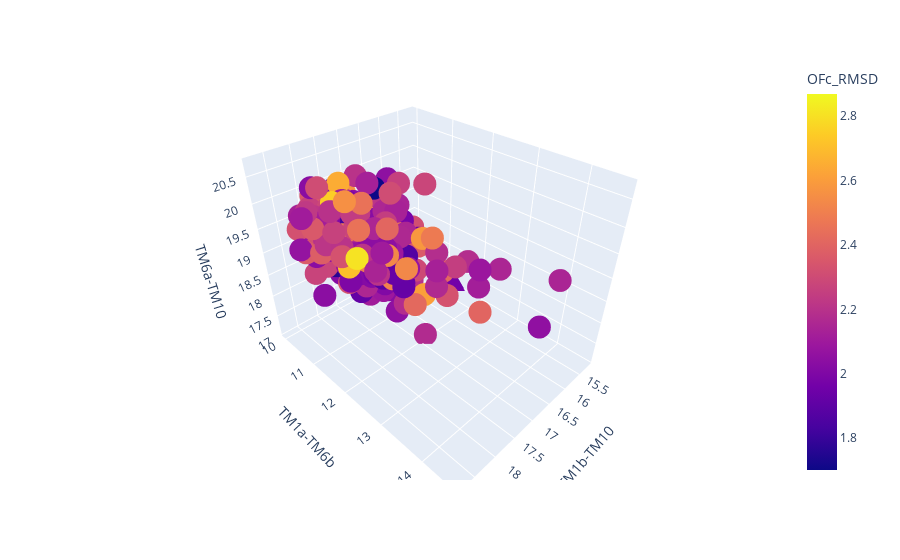

Notebook source saved alongside this figure:
### Code cell
import dash
import dash_core_components as dcc
import dash_html_components as html
from dash.dependencies import Input, Output
import plotly.express as px
app = dash.Dash(__name__)
fig = px.scatter_3d(ser333_disT_data1, 
        x='TM1b-TM10', y='TM1a-TM6b', z='TM6a-TM10',
        color="OFc_RMSD")

fig.show()

### Figure 1 — Plotly figure (JSON) as saved in the notebook; plotly's stock layout.template omitted (floating-point values rounded to 4 significant figures; data arrays with more than 128 entries replaced by an {"elided": "..."} marker saying what was removed)
{"data": [{"hovertemplate": "TM1b-TM10=%{x}<br>TM1a-TM6b=%{y}<br>TM6a-TM10=%{z}<br>OFc_RMSD=%{marker.color}<extra></extra>", "legendgroup": "", "marker": {"color": {"elided": "581 float values"}, "coloraxis": "coloraxis", "symbol": "circle"}, "mode": "markers", "name": "", "scene": "scene", "showlegend": false, "type": "scatter3d", "x": {"elided": "581 float values"}, "y": {"elided": "581 float values"}, "z": {"elided": "581 float values"}}], "layout": {"coloraxis": {"colorbar": {"title": {"text": "OFc_RMSD"}}, "colorscale": [[0, "#0d0887"], [0.1111, "#46039f"], [0.2222, "#7201a8"], [0.3333, "#9c179e"], [0.4444, "#bd3786"], [0.5556, "#d8576b"], [0.6667, "#ed7953"], [0.7778, "#fb9f3a"], [0.8889, "#fdca26"], [1, "#f0f921"]]}, "legend": {"tracegroupgap": 0}, "margin": {"t": 60}, "scene": {"domain": {"x": [0, 1], "y": [0, 1]}, "xaxis": {"title": {"text": "TM1b-TM10"}}, "yaxis": {"title": {"text": "TM1a-TM6b"}}, "zaxis": {"title": {"text": "TM6a-TM10"}}}}}
